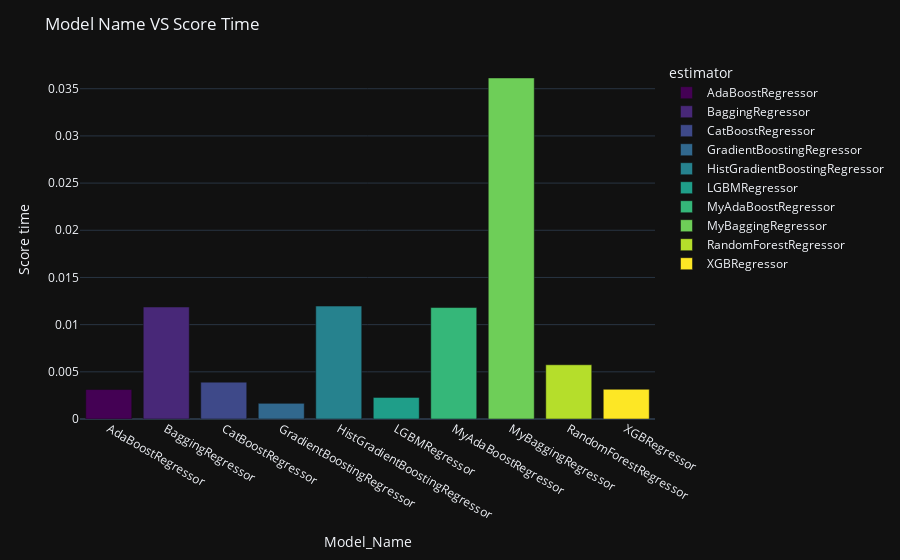

The cell this chart's notebook holds for it:
### Code cell
x_name = 'estimator'
y_name = 'score_time'
fig = px.bar(cv_results_models.groupby(x_name, as_index=False).mean(), x=x_name, y=y_name, color=x_name,
             color_discrete_sequence=px.colors.sequential.Viridis)
fig.update_layout(title_text='Model Name VS Score Time', xaxis_title='Model_Name', yaxis_title='Score time')
fig.show()

### Figure 1 — Plotly figure (JSON) as saved in the notebook; plotly's stock layout.template omitted (floating-point values rounded to 4 significant figures)
{"data": [{"alignmentgroup": "True", "hovertemplate": "estimator=%{x}<br>score_time=%{y}<extra></extra>", "legendgroup": "AdaBoostRegressor", "marker": {"color": "#440154", "pattern": {"shape": ""}}, "name": "AdaBoostRegressor", "offsetgroup": "AdaBoostRegressor", "orientation": "v", "showlegend": true, "textposition": "auto", "x": ["AdaBoostRegressor"], "xaxis": "x", "y": [0.003122], "yaxis": "y", "type": "bar"}, {"alignmentgroup": "True", "hovertemplate": "estimator=%{x}<br>score_time=%{y}<extra></extra>", "legendgroup": "BaggingRegressor", "marker": {"color": "#482878", "pattern": {"shape": ""}}, "name": "BaggingRegressor", "offsetgroup": "BaggingRegressor", "orientation": "v", "showlegend": true, "textposition": "auto", "x": ["BaggingRegressor"], "xaxis": "x", "y": [0.01187], "yaxis": "y", "type": "bar"}, {"alignmentgroup": "True", "hovertemplate": "estimator=%{x}<br>score_time=%{y}<extra></extra>", "legendgroup": "CatBoostRegressor", "marker": {"color": "#3e4989", "pattern": {"shape": ""}}, "name": "CatBoostRegressor", "offsetgroup": "CatBoostRegressor", "orientation": "v", "showlegend": true, "textposition": "auto", "x": ["CatBoostRegressor"], "xaxis": "x", "y": [0.003907], "yaxis": "y", "type": "bar"}, {"alignmentgroup": "True", "hovertemplate": "estimator=%{x}<br>score_time=%{y}<extra></extra>", "legendgroup": "GradientBoostingRegressor", "marker": {"color": "#31688e", "pattern": {"shape": ""}}, "name": "GradientBoostingRegressor", "offsetgroup": "GradientBoostingRegressor", "orientation": "v", "showlegend": true, "textposition": "auto", "x": ["GradientBoostingRegressor"], "xaxis": "x", "y": [0.001658], "yaxis": "y", "type": "bar"}, {"alignmentgroup": "True", "hovertemplate": "estimator=%{x}<br>score_time=%{y}<extra></extra>", "legendgroup": "HistGradientBoostingRegressor", "marker": {"color": "#26828e", "pattern": {"shape": ""}}, "name": "HistGradientBoostingRegressor", "offsetgroup": "HistGradientBoostingRegressor", "orientation": "v", "showlegend": true, "textposition": "auto", "x": ["HistGradientBoostingRegressor"], "xaxis": "x", "y": [0.01197], "yaxis": "y", "type": "bar"}, {"alignmentgroup": "True", "hovertemplate": "estimator=%{x}<br>score_time=%{y}<extra></extra>", "legendgroup": "LGBMRegressor", "marker": {"color": "#1f9e89", "pattern": {"shape": ""}}, "name": "LGBMRegressor", "offsetgroup": "LGBMRegressor", "orientation": "v", "showlegend": true, "textposition": "auto", "x": ["LGBMRegressor"], "xaxis": "x", "y": [0.002289], "yaxis": "y", "type": "bar"}, {"alignmentgroup": "True", "hovertemplate": "estimator=%{x}<br>score_time=%{y}<extra></extra>", "legendgroup": "MyAdaBoostRegressor", "marker": {"color": "#35b779", "pattern": {"shape": ""}}, "name": "MyAdaBoostRegressor", "offsetgroup": "MyAdaBoostRegressor", "orientation": "v", "showlegend": true, "textposition": "auto", "x": ["MyAdaBoostRegressor"], "xaxis": "x", "y": [0.01181], "yaxis": "y", "type": "bar"}, {"alignmentgroup": "True", "hovertemplate": "estimator=%{x}<br>score_time=%{y}<extra></extra>", "legendgroup": "MyBaggingRegressor", "marker": {"color": "#6ece58", "pattern": {"shape": ""}}, "name": "MyBaggingRegressor", "offsetgroup": "MyBaggingRegressor", "orientation": "v", "showlegend": true, "textposition": "auto", "x": ["MyBaggingRegressor"], "xaxis": "x", "y": [0.03614], "yaxis": "y", "type": "bar"}, {"alignmentgroup": "True", "hovertemplate": "estimator=%{x}<br>score_time=%{y}<extra></extra>", "legendgroup": "RandomForestRegressor", "marker": {"color": "#b5de2b", "pattern": {"shape": ""}}, "name": "RandomForestRegressor", "offsetgroup": "RandomForestRegressor", "orientation": "v", "showlegend": true, "textposition": "auto", "x": ["RandomForestRegressor"], "xaxis": "x", "y": [0.005747], "yaxis": "y", "type": "bar"}, {"alignmentgroup": "True", "hovertemplate": "estimator=%{x}<br>score_time=%{y}<extra></extra>", "legendgroup": "XGBRegressor", "marker": {"color": "#fde725", "pattern": {"shape": ""}}, "name": "XGBRegressor", "offsetgroup": "XGBRegressor", "orientation": "v", "showlegend": true, "textposition": "auto", "x": ["XGBRegressor"], "xaxis": "x", "y": [0.00315], "yaxis": "y", "type": "bar"}], "layout": {"xaxis": {"anchor": "y", "domain": [0.0, 1.0], "title": {"text": "Model_Name"}, "categoryorder": "array", "categoryarray": ["AdaBoostRegressor", "BaggingRegressor", "CatBoostRegressor", "GradientBoostingRegressor", "HistGradientBoostingRegressor", "LGBMRegressor", "MyAdaBoostRegressor", "MyBaggingRegressor", "RandomForestRegressor", "XGBRegressor"]}, "yaxis": {"anchor": "x", "domain": [0.0, 1.0], "title": {"text": "Score time"}}, "legend": {"title": {"text": "estimator"}, "tracegroupgap": 0}, "margin": {"t": 60}, "barmode": "relative", "title": {"text": "Model Name VS Score Time"}}}
